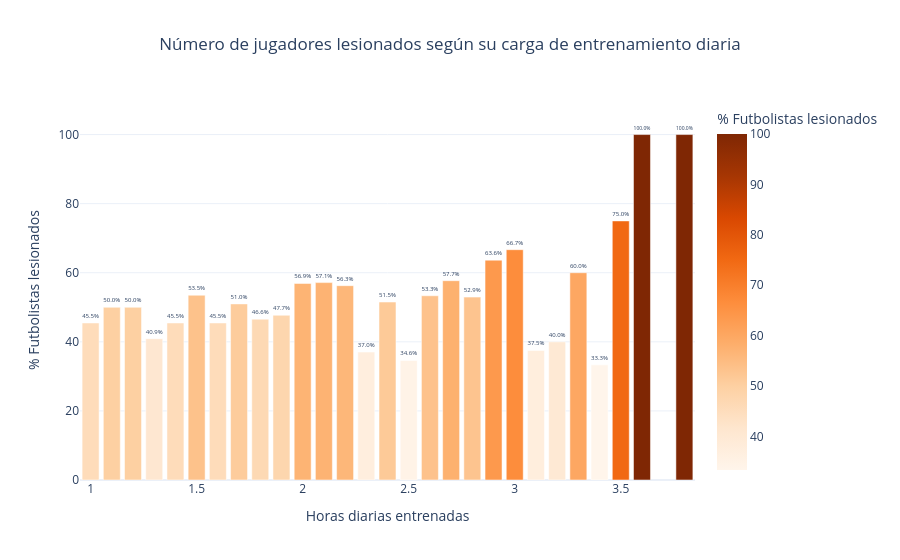

Write notebook code for a chart like this one.
### Markdown cell above
##### Pintamos estadísticas relacionadas con la carga de entrenamiento y competición

### Code cell
# Mostramos qué porcentaje de jugadores se han lesionado esta temporada en base al número de lesiones previas
trainingHoursDayInjury = df_csv.groupby('Training_Hours_Per_Day')['Injury_Current_Season'].mean()*100

trainingHoursDayInjury = trainingHoursDayInjury.reset_index()
trainingHoursDayInjury.columns = ['Training_Hours_Per_Day', 'Injured_Players']

# px.bar() crea un gráfico de barras interactivo.
fig = px.bar(
    trainingHoursDayInjury,
    x='Training_Hours_Per_Day',
    y='Injured_Players',
    title='Número de jugadores lesionados según su carga de entrenamiento diaria',
    labels={
        'Training_Hours_Per_Day': 'Horas diarias entrenadas',
        'Injured_Players': '% Futbolistas lesionados'
    },
    color='Injured_Players',
    color_continuous_scale='Oranges'
)

# fig.update_traces() pinta los porcentajes encima de las barras.
# texttemplate='%{text:,.0f}' formatea el texto con separador de miles.
# textposition='outside' coloca el texto fuera de la barra.
fig.update_traces(texttemplate='%{y:.1f}%', textposition='outside')

#fig.update_layout(template='plotly_white') pone el fondo de color blanco
#fig.update_yaxes(range=[0, 110]) pone la altura del eje Y
fig.update_layout(template='plotly_white', title_x=0.5)
fig.update_yaxes(range=[0, 110])

fig.show()

### Figure 1 — Plotly figure (JSON) as saved in the notebook; plotly's stock layout.template omitted (floating-point values rounded to 4 significant figures)
{"data": [{"hovertemplate": "Horas diarias entrenadas=%{x}<br>% Futbolistas lesionados=%{marker.color}<extra></extra>", "legendgroup": "", "marker": {"color": [45.45, 50.0, 50.0, 40.91, 45.45, 53.49, 45.45, 50.98, 46.55, 47.69, 56.9, 57.14, 56.25, 37.04, 51.52, 34.62, 53.33, 57.69, 52.94, 63.64, 66.67, 37.5, 40.0, 60.0, 33.33, 75.0, 100.0, 100.0], "coloraxis": "coloraxis", "pattern": {"shape": ""}}, "name": "", "orientation": "v", "showlegend": false, "textposition": "outside", "texttemplate": "%{y:.1f}%", "type": "bar", "x": [1.0, 1.1, 1.2, 1.3, 1.4, 1.5, 1.6, 1.7, 1.8, 1.9, 2.0, 2.1, 2.2, 2.3, 2.4, 2.5, 2.6, 2.7, 2.8, 2.9, 3.0, 3.1, 3.2, 3.3, 3.4, 3.5, 3.6, 3.8], "xaxis": "x", "y": [45.45, 50.0, 50.0, 40.91, 45.45, 53.49, 45.45, 50.98, 46.55, 47.69, 56.9, 57.14, 56.25, 37.04, 51.52, 34.62, 53.33, 57.69, 52.94, 63.64, 66.67, 37.5, 40.0, 60.0, 33.33, 75.0, 100.0, 100.0], "yaxis": "y"}], "layout": {"barmode": "relative", "coloraxis": {"colorbar": {"title": {"text": "% Futbolistas lesionados"}}, "colorscale": [[0, "rgb(255,245,235)"], [0.125, "rgb(254,230,206)"], [0.25, "rgb(253,208,162)"], [0.375, "rgb(253,174,107)"], [0.5, "rgb(253,141,60)"], [0.625, "rgb(241,105,19)"], [0.75, "rgb(217,72,1)"], [0.875, "rgb(166,54,3)"], [1, "rgb(127,39,4)"]]}, "legend": {"tracegroupgap": 0}, "title": {"text": "Número de jugadores lesionados según su carga de entrenamiento diaria", "x": 0.5}, "xaxis": {"anchor": "y", "domain": [0, 1], "title": {"text": "Horas diarias entrenadas"}}, "yaxis": {"anchor": "x", "domain": [0, 1], "range": [0, 110], "title": {"text": "% Futbolistas lesionados"}}}}
